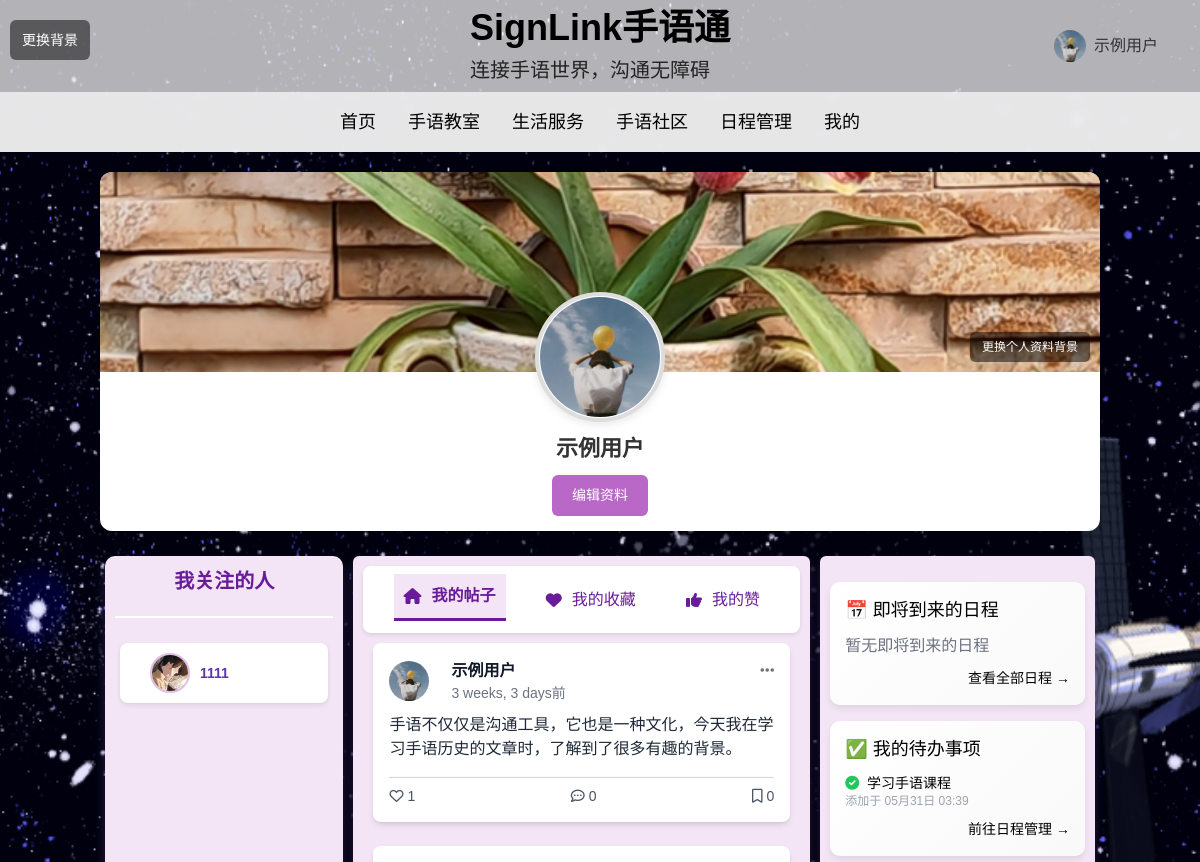
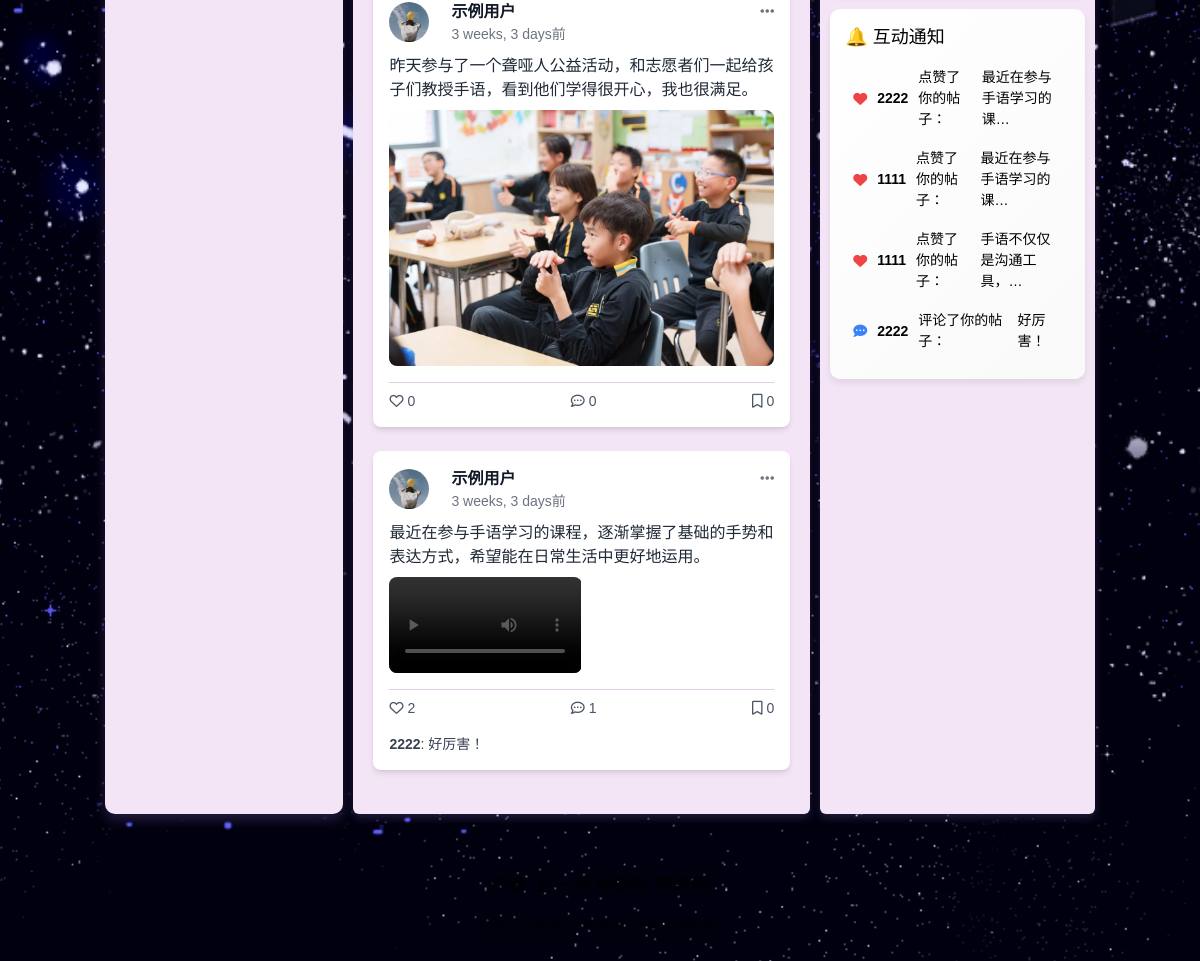
Screenshot of /MyPage/ (signed in) with the database file from the repository (2 pictures, top to bottom).
### users/models.py (models this page shows, shortened)
class CustomUser(AbstractUser):
    avatar = models.ImageField(
        upload_to='avatars/',
        verbose_name="头像",
        blank=True,
        null=True,
        default='avatars/default_avatar.png'  # ✅ 指定默认图片路径
    )
    agreed_terms = models.BooleanField(default=False, verbose_name="同意条款")
    activation_token = models.CharField(max_length=40, blank=True)  # 激活令牌字段
    class Meta:
        verbose_name = "用户"
        verbose_name_plural = "用户管理"

### MyPage/models.py (models this page shows, shortened)
class UserProfile(models.Model):
    user = models.OneToOneField(User, on_delete=models.CASCADE, related_name='profile')
    bio = models.TextField(blank=True, verbose_name="个人简介")
    personal_background = models.ImageField(upload_to='personal_backgrounds/', blank=True, null=True,
                                            verbose_name="个人资料背景", default='personal_backgrounds/default.png')
    page_background = models.ImageField(upload_to='page_backgrounds/', blank=True, null=True,
                                        verbose_name="页面背景", default='page_backgrounds/default.png')
    updated_at = models.DateTimeField(auto_now=True)

class Follow(models.Model):
    follower = models.ForeignKey(User, related_name='following', on_delete=models.CASCADE)
    followed = models.ForeignKey(User, related_name='followers', on_delete=models.CASCADE)
    created_at = models.DateTimeField(auto_now_add=True)

### Community/models.py (models this page shows, shortened)
class Post(models.Model):
    user = models.ForeignKey(settings.AUTH_USER_MODEL, on_delete=models.CASCADE)
    content = models.TextField(verbose_name="内容")
    image = models.ImageField(upload_to='post_images/', blank=True, null=True)
    video = models.FileField(upload_to='post_videos/', blank=True, null=True)
    like_count = models.PositiveIntegerField(default=0)  # 👍 新增点赞字段
    comment_count = models.PositiveIntegerField(default=0)  # 👍 新增评论字段
    favorite_count = models.PositiveIntegerField(default=0)  # 👍 新增点赞字段
    created_at = models.DateTimeField(auto_now_add=True)

class Comment(models.Model):
    user = models.ForeignKey(settings.AUTH_USER_MODEL, on_delete=models.CASCADE)
    post = models.ForeignKey(Post, on_delete=models.CASCADE)
    content = models.TextField()
    created_at = models.DateTimeField(auto_now_add=True)

class Like(models.Model):
    user = models.ForeignKey(settings.AUTH_USER_MODEL, on_delete=models.CASCADE)
    post = models.ForeignKey(Post, on_delete=models.CASCADE)
    created_at = models.DateTimeField(auto_now_add=True)

### Schedule/models.py (models this page shows, shortened)
class Task(models.Model):
    user = models.ForeignKey(settings.AUTH_USER_MODEL, on_delete=models.CASCADE, related_name='tasks')
    text = models.CharField(max_length=200)
    completed = models.BooleanField(default=False)
    created_at = models.DateTimeField(auto_now_add=True)
    event = models.ForeignKey(Event, on_delete=models.SET_NULL, blank=True, null=True, related_name='tasks')

### MyPage/views.py (the view)
# urls.py: path('', views.my_page_view, name='my_page'),
@login_required(login_url='login')
def my_page_view(request):
    user = request.user
    profile = user.profile
    if request.method == 'POST':
        form = ProfileUpdateForm(request.POST, request.FILES, instance=user)
        if form.is_valid():
            user.username = form.cleaned_data.get('username', user.username)
            if request.FILES.get('avatar'):
                user.avatar = request.FILES['avatar']  # ✅ 手动保存头像
            user.save()
            profile.bio = request.POST.get('bio', '')
            if 'personal_background' in request.FILES:
                profile.personal_background = request.FILES['personal_background']
            if 'page_background' in request.FILES:
                profile.page_background = request.FILES['page_background']
            profile.save()
            return redirect('my_page')
    else:
        form = ProfileUpdateForm(instance=user)
    follows = Follow.objects.filter(follower=user).select_related('followed')
    my_posts = Post.objects.filter(user=user).order_by('-created_at')
    liked_posts = Post.objects.filter(like__user=user).distinct()
    favorited_posts = Post.objects.filter(favorite__user=user).distinct()
    recent_likes = Like.objects.filter(post__user=user).exclude(user=user).select_related('user', 'post').order_by('-created_at')[:10]
    recent_comments = Comment.objects.filter(post__user=user).exclude(user=user).select_related('user', 'post').order_by('-created_at')[:10]
    now = datetime.now()
    upcoming_events = Event.objects.filter(user=request.user).filter(
        date__gt=now.date()
    ) | Event.objects.filter(
        user=request.user,
        date=now.date(),
        time__gte=now.time()
    )
    upcoming_events = upcoming_events.order_by('date', 'time')[:3]
    recent_tasks = Task.objects.filter(
        user=request.user,
        completed=False
    ).order_by('-created_at')[:3]
    return render(request, 'myPage.html', {
        'form': form,
        'user': user,
        'profile': profile,
        'follows': follows,
        'my_posts': my_posts,
        'liked_posts': liked_posts,
        'favorited_posts': favorited_posts,
        'recent_likes': recent_likes,
        'recent_comments': recent_comments,
        'upcoming_events': upcoming_events,
        'recent_tasks': recent_tasks,
    })

### templates/myPage.html (shortened to what this page needs)
{% load static %}
<!DOCTYPE html>
<html lang="en">
<head>
    <link rel="stylesheet" href="{% static 'css/myPage.css' %}">
    <link rel="stylesheet" href="{% static 'css/login_button.css' %}">
    <link href="https://cdnjs.cloudflare.com/ajax/libs/font-awesome/6.0.0-beta3/css/all.min.css" rel="stylesheet">
    <script src=https://cdn.tailwindcss.com></script>
</head>
<body style="background-image: url('{{ profile.page_background.url }}'); background-size: cover;">
    <header class="py-6 px-4 md:px-8 flex justify-between items-center bg-white bg-opacity-70">
        <div class="absolute left-1/2 transform -translate-x-1/2">
            <a class="text-3xl md:text-4xl font-bold fade-in">SignLink手语通</a>
            <p class="text-lg md:text-xl opacity-80 fade-in mt-2">连接手语世界，沟通无障碍</p>
        </div>
        <div class="flex items-center space-x-4 ml-auto">
            {% if user.is_authenticated %}
            <div class="user-menu-box-container">
                <a href="{% url 'my_page' %}" class="user-menu-box-button">
                    {% if user.avatar %}
                    <img src="{{ user.avatar.url }}" alt="头像" class="user-menu-box-avatar">
                    {% else %}
                    <img src="{% static 'images/default_avatar.png' %}" alt="默认头像" class="user-menu-box-avatar">
                    {% endif %}
                    {{ user.username }}
                </a>
            </div>
            {% else %}
            <a href="{% url 'login' %}" class="user-menu-box-login">
                <i class="fas fa-user"></i> 登录
            </a>
            {% endif %}
        </div>
    </header>
    <nav class="sticky top-0 bg-white bg-opacity-90 backdrop-blur-sm py-4 px-4 md:px-8 z-50 fade-in"
        style="border-bottom: 1px solid var(--border-color);">
        <div class="container mx-auto flex justify-center space-x-8">
            <a class="nav-link text-lg font-medium" href="{% url 'home' %}" style="color:var(--text-color)">首页</a>
            <a class="nav-link text-lg font-medium" href="{% url 'sl_classroom' %}"
                style="color:var(--text-color)">手语教室</a>
            <a class="nav-link text-lg font-medium" href="{% url 'life_serving' %}"
                style="color:var(--text-color)">生活服务</a>
            <a class="nav-link text-lg font-medium" href="{% url 'community' %}"
                style="color:var(--text-color)">手语社区</a>
            <a class="nav-link text-lg font-medium" href="{% url 'schedule' %}" style="color:var(--text-color)">日程管理</a>
            <a class="nav-link text-lg font-medium" href="{% url 'my_page' %}" style="color:var(--text-color)">我的</a>
        </div>
    </nav>
    <form method="POST" enctype="multipart/form-data">
        <div class="bg-upload-container">
            <label for="bgInput" class="bg-upload-label">更换背景</label>
        </div>
        <div class="profile-page">
            <div class="profile-page">
                <div class="profile-header">
                    <div class="profile-container">
                        <div class="profile-banner" id="profileBanner"
                            style="background-image: url('{{ profile.personal_background.url }}');">
                            <button type="button" class="change-banner-btn"
                                onclick="document.getElementById('uploadBanner').click()">更换个人资料背景</button>
                        </div>
                        <div class="profile-avatar-container">
                            <img src="{% if user.avatar %}{{ user.avatar.url }}{% else %}{% static 'images/default_avatar.png' %}{% endif %}"
                                class="profile-avatar" id="profileAvatar"
                                onclick="document.getElementById('uploadAvatar').click()">
                        </div>
                        <div class="profile-content">
                            <h2 class="profile-name">{{ user.username }}</h2>
                            <button class="edit-profile-btn" type="button" onclick="openProfileEdit()">编辑资料</button>
                        </div>
                    </div>
                </div>
            </div>
        </div>
    </form>
    <div class="main-content">
        <div class="left-column">
            <h3>我关注的人</h3>
            <hr class="divider">
            <div class="friend-list-container">
                {% for follow in follows %}
                <div class="friend-item">
                    <img class="w-10 h-10 rounded-full object-cover"
                        src="{{ follow.followed.avatar.url|default:'/static/images/default_avatar.png' }}" alt="头像"
                        class="user-avatar" />
                    <span>{{ follow.followed.username }}</span>
                </div>
                {% empty %}
                <p class="text-gray-400">你还没有关注任何人</p>
                {% endfor %}
            </div>
        </div>
        <div class="middle-column">
            <div class="tab">
                <button class="tablinks" onclick="openTab(event, 'myPosts')" id="defaultOpen">
                    <i class="fas fa-home"></i> 我的帖子
                </button>
                <button class="tablinks" onclick="openTab(event, 'myFavorites')">
                    <i class="fas fa-heart"></i> 我的收藏
                </button>
                <button class="tablinks" onclick="openTab(event, 'myLikes')">
                    <i class="fas fa-thumbs-up"></i> 我的赞
                </button>
            </div>
            <div id="myPosts" class="tabcontent">
                {% for post in my_posts %}
                <div class="relative post-card shadow-md rounded-lg p-4 mb-6 bg-white dark:bg-gray-800">
                    <div class="post-header flex items-center space-x-3 mb-2">
                        {% if post.user.avatar %}
                        <img class="w-10 h-10 rounded-full object-cover" src="{{ post.user.avatar.url }}" alt="用户头像">
                        {% else %}
                        <img class="w-10 h-10 rounded-full object-cover" src="{% static 'images/default_avatar.png' %}"
                            alt="默认头像">
                        {% endif %}
                        <div>
                            <h3 class="font-semibold text-gray-900 dark:text-gray-100">{{ post.user.username }}</h3>
                            <p class="text-sm text-gray-500">{{ post.created_at|timesince }}前</p>
                        </div>
                        <div class="absolute top-4 right-4 z-10">
                            <button onclick="toggleOptionsMenuDelete(this)"
                                class="text-gray-500 hover:text-gray-800 dark:hover:text-white">
                                <i class="fas fa-ellipsis-h"></i>
                            </button>
                        </div>
                    </div>
                    <div class="post-content text-gray-800 dark:text-gray-200 mb-2">
                        <p>{{ post.content }}</p>
                    </div>
                    <div class="post-media space-y-2">
                        {% if post.image %}
                        <img src="{{ post.image.url }}" alt="帖子图片" class="w-full rounded-lg">
                        {% endif %}
                        {% if post.video %}
                        <video controls class="w-1/2 h-auto rounded-lg">
                            <source src="{{ post.video.url }}" type="video/mp4">
                        </video>
                        {% endif %}
                    </div>
                    <div class="post-actions flex space-x-4 text-sm text-gray-600 mt-4">
                        <div><i class="fa-regular fa-heart mr-1"></i>{{ post.like_count }}</div>
                        <div><i class="fa-regular fa-comment-dots mr-1"></i>{{ post.comment_count }}</div>
                        <div><i class="fa-regular fa-bookmark mr-1"></i>{{ post.favorite_count }}</div>
                    </div>
                    {% if post.comment_set.all %}
                    <div class="post-comments mt-4 space-y-2 text-sm text-gray-700 dark:text-gray-300">
                        {% for comment in post.comment_set.all|slice:":3" %}
                        <div><strong>{{ comment.user.username }}</strong>: {{ comment.content }}</div>
                        {% endfor %}
                    </div>
                    {% endif %}
                </div>
                {% empty %}
                <p class="text-gray-500 text-center mt-6">暂无内容。</p>
                {% endfor %}
            </div>
        </div>
        <div class="right-column">
            <div class="notification-card mt-4">
                <h4>📅 即将到来的日程</h4>
                <ul>
                    {% if not upcoming_events %}
                    <li class="text-gray-500">暂无即将到来的日程</li>
                    {% endif %}
                </ul>
                <div class="text-right mt-2">
                    <a href="{% url 'schedule' %}" class="text-sm text-primary hover:underline">查看全部日程 &rarr;</a>
                </div>
            </div>
            <div class="notification-card mt-4">
                <h4>✅ 我的待办事项</h4>
                <ul>
                    {% for task in recent_tasks %}
                    <li class="text-sm mb-2">
                        <i class="fas fa-check-circle text-green-500 mr-1"></i>
                        {{ task.text }}
                        <span class="text-gray-400 text-xs block">添加于 {{ task.created_at|date:"m月d日 H:i" }}</span>
                    </li>
                    {% endfor %}
                </ul>
                <div class="text-right mt-2">
                    <a href="{% url 'schedule' %}" class="text-sm text-primary hover:underline">前往日程管理 &rarr;</a>
                </div>
            </div>
            <div class="notification-card notifications">
                <h4>🔔 互动通知</h4>
                <ul>
                    {% for like in recent_likes %}
                    <li>
                        <i class="fas fa-heart text-red-500"></i>
                        <strong>{{ like.user.username }}</strong> 点赞了你的帖子：
                        <span>{{ like.post.content|truncatechars:12 }}</span>
                    </li>
                    {% endfor %}
                    {% for comment in recent_comments %}
                    <li>
                        <i class="fas fa-comment-dots text-blue-500"></i>
                        <strong>{{ comment.user.username }}</strong> 评论了你的帖子：
                        <span>{{ comment.content|truncatechars:12 }}</span>
                    </li>
                    {% endfor %}
                </ul>
            </div>
        </div>
    </div>
    <footer class="py-8 px-4 md:px-8 text-center fade-in" style=animation-delay:1.2s>
        <div class="flex flex-col items-center">
            <div class="mb-4 text-lg font-medium">作者: 赵一芬 徐媛铃 李思妍</div>
            <p class="text-sm opacity-70">© 2025 SignLink手语通. 保留所有权利.
        </div>
    </footer>
</body>
</html>

### static/css/login_button.css (style rules this page uses)
.user-menu-box-container { position: relative; display: inline-block; z-index: 100; }
.user-menu-box-button { display: flex; align-items: center; gap: 8px; text-decoration: none; color: #333; padding: 6px 10px; border-radius: 6px; transition: background-color 0.2s ease; cursor: pointer; }
.user-menu-box-avatar { width: 32px; height: 32px; border-radius: 50%; object-fit: cover; }

### rows the page displays
CustomUser: avatar (picture), username "示例用户"
UserProfile: personal_background (picture)
Follow: followed.avatar (picture), followed.username "1111"
Post: user.avatar (picture), user.username "示例用户", created_at "3 weeks, 3 days", content "手语不仅仅是沟通工具，它也是一种文化，今天我在学习手语历史的文章时，了解到了很多有趣的背景。", like_count "1", comment_count "0", favorite_count "0"
Post: user.avatar (picture), user.username "示例用户", created_at "3 weeks, 3 days", content "昨天参与了一个聋哑人公益活动，和志愿者们一起给孩子们教授手语，看到他们学得很开心，我也很满足。", image (picture), like_count "0", comment_count "0", favorite_count "0"
Post: user.avatar (picture), user.username "示例用户", created_at "3 weeks, 3 days", content "最近在参与手语学习的课程，逐渐掌握了基础的手势和表达方式，希望能在日常生活中更好地运用。", like_count "2", comment_count "1", favorite_count "0"
Comment: user.username "2222", content "好厉害！"
Task: text "学习手语课程", created_at "05月31日 03:39"
Like: user.username "2222", post.content "最近在参与手语学习的课…"
Like: user.username "1111", post.content "最近在参与手语学习的课…"
Like: user.username "1111", post.content "手语不仅仅是沟通工具，…"
